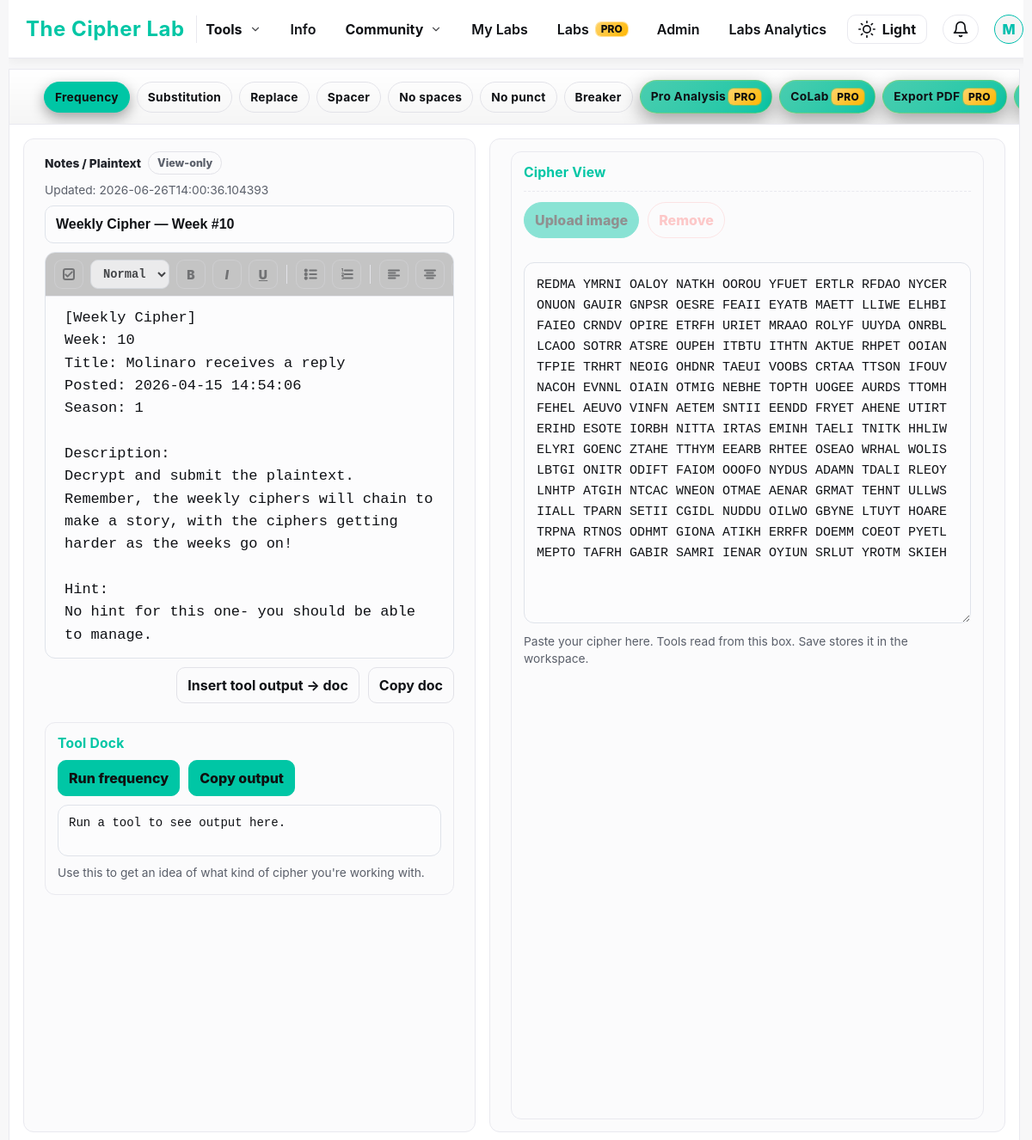
Page /admin/labs/136 (signed in) on the committed database.
### tables this page shows
CREATE TABLE users (
    id INTEGER PRIMARY KEY AUTOINCREMENT,
    username TEXT UNIQUE NOT NULL,
    email TEXT UNIQUE NOT NULL,
    password_hash TEXT NOT NULL,
    is_admin INTEGER NOT NULL DEFAULT 0,
    created_at TEXT NOT NULL,
    banned INTEGER DEFAULT 0
, has_posted INTEGER NOT NULL DEFAULT 0, labs_info_seen INTEGER NOT NULL DEFAULT 0, is_pro INTEGER DEFAULT 0, stripe_customer_id TEXT, pro_since TEXT, stripe_subscription_id TEXT, pro_until TEXT, pro_current_period_end TEXT, pro_cancel_at_period_end INTEGER NOT NULL DEFAULT 0, labs_tour_seen INTEGER NOT NULL DEFAULT 0, google_sub TEXT, avatar_url TEXT, auth_provider TEXT NOT NULL DEFAULT 'local', needs_password INTEGER NOT NULL DEFAULT 0, needs_username INTEGER NOT NULL DEFAULT 0);

CREATE TABLE workspaces (
  id INTEGER PRIMARY KEY AUTOINCREMENT,
  owner_id INTEGER NOT NULL,
  title TEXT NOT NULL DEFAULT 'Untitled Workspace',
  cipher_text TEXT NOT NULL DEFAULT '',
  notes TEXT NOT NULL DEFAULT '',
  cipher_image_filename TEXT,
  created_at TEXT NOT NULL DEFAULT CURRENT_TIMESTAMP,
  updated_at TEXT NOT NULL DEFAULT CURRENT_TIMESTAMP, order_index INTEGER NOT NULL DEFAULT 0, share_token TEXT, is_shared INTEGER NOT NULL DEFAULT 0, last_edited_by INTEGER,
  FOREIGN KEY(owner_id) REFERENCES users(id)
);

### app.py (the view)
@app.get("/admin/labs/<int:ws_id>")
@admin_required
def admin_lab_view(ws_id):
    user = current_user()
    if not user or not is_admin(user):
        return redirect(url_for("home"))
    conn = get_db()
    row = conn.execute("""
        SELECT *
        FROM workspaces
        WHERE id=?
        LIMIT 1
    """, (ws_id,)).fetchone()
    if not row:
        conn.close()
        abort(404)
    ws = dict(row)
    fresh_user = conn.execute("SELECT * FROM users WHERE id=? LIMIT 1", (user["id"],)).fetchone()
    fresh_user = dict(fresh_user) if fresh_user else user
    conn.close()
    return render_template(
        "workspace.html",
        user=fresh_user,
        ws=ws,
        is_owner=False,
        show_tour=False,
        viewer_role="admin",
        viewer_can_edit=False,
        viewer_is_pro=is_pro(fresh_user),
    )

### templates/workspace.html (shortened to what this page needs)
<!DOCTYPE html>
<html lang="en" data-theme="dark">
<head>
  <link rel="stylesheet" href="{{ url_for('static', filename='style.css') }}">
</head>
<body>
  {% include 'base_nav.html' %}
  <main class="ws-shell">
    <section class="ws-card" aria-label="Cipher Workspace">
      <header class="ws-topbar">
        <div class="ws-tools" role="toolbar" aria-label="Workspace tools">
          <button class="tb-btn active" data-tool="frequency" type="button">Frequency</button>
          <button class="tb-btn" data-tool="substitution" type="button">Substitution</button>
          <button class="tb-btn" data-tool="replacer" type="button">Replace</button>
          <button class="tb-btn" data-tool="spacer" type="button">Spacer</button>
          <button class="tb-btn" data-tool="remove_spaces" type="button">No spaces</button>
          <button class="tb-btn" data-tool="remove_punctuation" type="button">No punct</button>
          <button class="tb-btn" data-tool="breaker" type="button">Breaker</button>
          <button class="tb-btn pro" data-tool="pro_analysis" id="ws-pro-analysis" type="button" title="Pro Analysis (stats + likely cipher type)">Pro Analysis <span class="pro-badge">PRO</span></button>
          <button class="tb-btn pro" id="ws-colab" type="button" title="CoLab (sharing + collaborators)">
            CoLab
            <span class="pro-chip-mini">
              <span class="pro-badge">PRO</span>
            </span>
          </button>
          <button class="tb-btn pro" id="ws-export-pdf" type="button" title="Export this lab as a PDF">
            Export PDF
            <span class="pro-chip-mini">
              <span class="pro-badge">PRO</span>
            </span>
          </button>
          <button class="tb-btn pro" id="ws-clone" type="button" title="Clone this lab">
          </button>
        </div>
      </header>
      <div class="ws-grid">
        <div class="ws-panel">
          <div class="doc-wrap">
            <div class="doc-meta">
              <div style="display:flex;gap:8px;flex-wrap:wrap;align-items:center;">
                <span style="color:var(--text-dim);font-weight:800;">Notes / Plaintext</span>
                <span class="autosave-pill" id="autosave-pill" aria-live="polite">
                  <span id="autosave-text">Autosave on</span>
                </span>
              </div>
              <div style="color:var(--muted);">
                Updated: <span id="updated-at">{{ ws.updated_at if ws.updated_at else "—" }}</span>
              </div>
            </div>
            <input
              id="ws-title-input"
              class="doc-title"
              placeholder="Lab title"
              value="{{ ws.title or 'Untitled Workspace' }}"
            />
            <div class="note-editor" id="note-editor-wrap">
              <div class="note-toolbar" id="note-toolbar" role="toolbar" aria-label="Notes formatting toolbar">
                <button class="note-btn" type="button" id="note-checklist" title="Checklist" aria-label="Checklist">
                     <svg viewBox="0 0 24 24" aria-hidden="true">
    <rect x="4" y="4" width="16" height="16" rx="3"/>
    <path d="M7 12.5l3 3 7-7"/>
  </svg>
                </button>
                <select class="note-select" id="note-style" title="Style" aria-label="Style">
                  <option value="P" selected>Normal</option>
                </select>
                <button class="note-btn" type="button" data-cmd="bold" title="Bold (Ctrl+B)" aria-label="Bold"><span class="txt-ico">B</span></button>
                <button class="note-btn" type="button" data-cmd="italic" title="Italic (Ctrl+I)" aria-label="Italic"><span class="txt-ico"><i>I</i></span></button>
                <button class="note-btn" type="button" data-cmd="underline" title="Underline (Ctrl+U)" aria-label="Underline"><span class="txt-ico"><u>U</u></span></button>
                <button class="note-btn" type="button" data-cmd="insertUnorderedList" title="Bulleted list" aria-label="Bulleted list">
<svg viewBox="0 0 24 24" class="icon">
  <circle cx="5" cy="6" r="1.5"/>
  <circle cx="5" cy="12" r="1.5"/>
  <circle cx="5" cy="18" r="1.5"/>
  <line x1="11" y1="6" x2="21" y2="6"/>
  <line x1="11" y1="12" x2="21" y2="12"/>
  <line x1="11" y1="18" x2="21" y2="18"/>
</svg>
                </button>
                <button class="note-btn" type="button" data-cmd="insertOrderedList" title="Numbered list" aria-label="Numbered list">
                  <svg viewBox="0 0 24 24" aria-hidden="true">
                    <text x="3.5" y="8" font-size="7" fill="currentColor">1</text>
                    <text x="3.5" y="14" font-size="7" fill="currentColor">2</text>
                    <text x="3.5" y="20" font-size="7" fill="currentColor">3</text>
                    <path d="M9 6h12"/>
                    <path d="M9 12h12"/>
                    <path d="M9 18h12"/>
                  </svg>
                </button>
                <button class="note-btn" type="button" data-cmd="justifyLeft" title="Align left" aria-label="Align left">
                  <svg viewBox="0 0 24 24" aria-hidden="true"><path d="M4 6h16"/><path d="M4 10h10"/><path d="M4 14h16"/><path d="M4 18h10"/></svg>
                </button>
                <button class="note-btn" type="button" data-cmd="justifyCenter" title="Center" aria-label="Center">
                  <svg viewBox="0 0 24 24" aria-hidden="true"><path d="M4 6h16"/><path d="M7 10h10"/><path d="M4 14h16"/><path d="M7 18h10"/></svg>
                </button>
                <button class="note-btn" type="button" data-cmd="justifyRight" title="Align right" aria-label="Align right">
                </button>
              </div>
              <div id="ws-editor" class="note-surface" contenteditable="true" spellcheck="true" aria-label="Notes editor"></div>
            </div>
            <div class="doc-actions">
              <button class="mini-btn" id="insert-tool-output" type="button">Insert tool output → doc</button>
              <button class="mini-btn" id="copy-doc" type="button">Copy doc</button>
            </div>
            <div class="ws-panel tool-panel" style="padding: 14px;">
              <h3>Tool Dock</h3>
              <div class="tool-card active" id="tool-frequency">
                <div class="tool-row">
                  <button class="run-btn" id="run-frequency" type="button">Run frequency</button>
                  <button class="run-btn secondary" id="copy-tool" type="button">Copy output</button>
                </div>
                <div class="result" id="tool-output">Run a tool to see output here.</div>
                <div class="hint">
                  Use this to get an idea of what kind of cipher you're working with.
                </div>
              </div>
            </div>
          </div>
        </div>
        <aside class="ws-panel cipher-side" aria-label="Cipher sidebar">
          <div class="ws-panel" style="padding:14px;">
            <h3>Cipher View</h3>
            <div class="cipher-upload">
              <div class="cipher-upload-row">
                <div class="cipher-upload-actions">
                  <button class="img-btn primary" id="upload-cipher-image" type="button">Upload image</button>
                  <button class="img-btn danger" id="delete-cipher-image" type="button">Remove</button>
                </div>
              </div>
              <div class="cipher-upload-status" id="cipher-image-status"></div>
            </div>
            <textarea id="cipher-text" class="cipher-text" placeholder="Paste ciphertext here…">{{ ws.cipher_text or "" }}</textarea>
            <div class="hint" style="margin-top:8px;">
              Paste your cipher here. Tools read from this box. Save stores it in the workspace.
            </div>
          </div>
        </aside>
      </div>
    </section>
  </main>
</body>
</html>

### templates/base_nav.html (shortened to what this page needs)
<nav class="navbar">
  {% set setup_needed = setup_needed_global|default(false) %}
  <div class="nav-left">
    <a href="{{ url_for('index') }}" class="nav-logo">The Cipher Lab</a>
  </div>
  <ul class="nav-items" id="nav-menu">
    <li class="nav-dd" data-dd="tools">
      <button class="nav-dd-trigger" type="button" aria-expanded="false">
        Tools
        <span class="nav-dd-caret" aria-hidden="true">
          <svg viewBox="0 0 24 24" fill="none" stroke="currentColor" stroke-width="2"
               stroke-linecap="round" stroke-linejoin="round">
            <polyline points="6 9 12 15 18 9"></polyline>
          </svg>
        </span>
      </button>
    </li>
    <li class="d-only"><a class="nav-link" href="{{ url_for('info_page') }}">Info</a></li>
    <li class="nav-dd" data-dd="community">
      <button class="nav-dd-trigger" type="button" aria-expanded="false">
        Community
        <span class="nav-dd-caret" aria-hidden="true">
          <svg viewBox="0 0 24 24" fill="none" stroke="currentColor" stroke-width="2"
               stroke-linecap="round" stroke-linejoin="round">
            <polyline points="6 9 12 15 18 9"></polyline>
          </svg>
        </span>
      </button>
    </li>
    <li class="d-only"><a class="nav-link" href="{{ url_for('workspace_list') }}">My Labs</a></li>
    <li class="d-only">
      <a class="nav-link" href="{{ url_for('labs_pro_page') }}">
        Labs <span class="pro-badge">PRO</span>
      </a>
    </li>
    {% if user and user.is_admin %}
      <li class="d-only"><a class="nav-link" href="{{ url_for('admin_dashboard') }}">Admin</a></li>
      <li class="d-only"><a class="nav-link" href="{{ url_for('admin_labs_analytics') }}">Labs Analytics</a></li>
    {% endif %}
  </ul>
  <div class="nav-right">
    <button id="theme-toggle" aria-label="Toggle theme" title="Toggle theme">
      <svg id="theme-icon" xmlns="http://www.w3.org/2000/svg" width="20" height="20"
           viewBox="0 0 24 24" fill="none" stroke="currentColor"
           stroke-width="2" stroke-linecap="round" stroke-linejoin="round"></svg>
      <span id="theme-toggle-text">Dark</span>
    </button>
    {% if user %}
      <div class="notif-wrapper">
        <button id="notif-btn" class="notif-btn" aria-label="Notifications" title="Notifications">
          <svg id="notif-icon" xmlns="http://www.w3.org/2000/svg" width="20" height="20"
               viewBox="0 0 24 24" fill="none" stroke="currentColor"
               stroke-width="2" stroke-linecap="round" stroke-linejoin="round">
            <path d="M18 8a6 6 0 0 0-12 0c0 7-3 9-3 9h18s-3-2-3-9"></path>
            <path d="M13.73 21a2 2 0 0 1-3.46 0"></path>
          </svg>
        </button>
      </div>
      <div class="profile-dropdown" id="profile-dd">
        <button class="profile-btn" id="profile-btn" aria-label="Profile menu" aria-expanded="false">
          <div class="avatar{% if setup_needed %} setup-pulse{% endif %}">{{ user['username'][0].upper() }}</div>
        </button>
      </div>
    {% endif %}
  </div>
</nav>

### rows in the picture
users: username "M"
workspaces: updated_at "2026-06-26T14:00:36.104393", title "Weekly Cipher — Week #10", cipher_text "REDMA YMRNI OALOY NATKH OOROU YFUET ERTLR RFDAO NYCER ONUON GAUIR GNPSR OESRE FEAII EYATB MAETT LLIWE ELHBI FAIEO CRNDV OPIRE ETRFH URIET MRAAO ROLYF UUYDA ONRBL LCAOO SOTRR ATSRE OUPEH ITBTU ITHTN AKTUE RHPET OOIAN TFPIE TRHRT NEOIG OHDNR TAEUI VOOBS CRTAA TTSON IFOUV NACOH EVNNL OIAIN OTMIG NEBHE TOPTH UOGEE AURDS TTOMH FEHEL AEUVO VINFN AETEM SNTII EENDD FRYET AHENE UTIRT ERIHD ESOTE IORBH NITTA IRTAS EMINH TAELI TNITK HHLIW ELYRI GOENC ZTAHE TTHYM EEARB RHTEE OSEAO WRHAL WOLIS LBTGI ONITR ODIFT FAIOM OOOFO NYDUS ADAMN TDALI RLEOY LNHTP ATGIH NTCAC WNEON OTMAE AENAR GRMAT TEHNT ULLWS IIALL TPARN SETII CGIDL NUDDU OILWO GBYNE LTUYT HOARE TRPNA RTNOS ODHMT GIONA ATIKH ERRFR DOEMM COEOT…"
